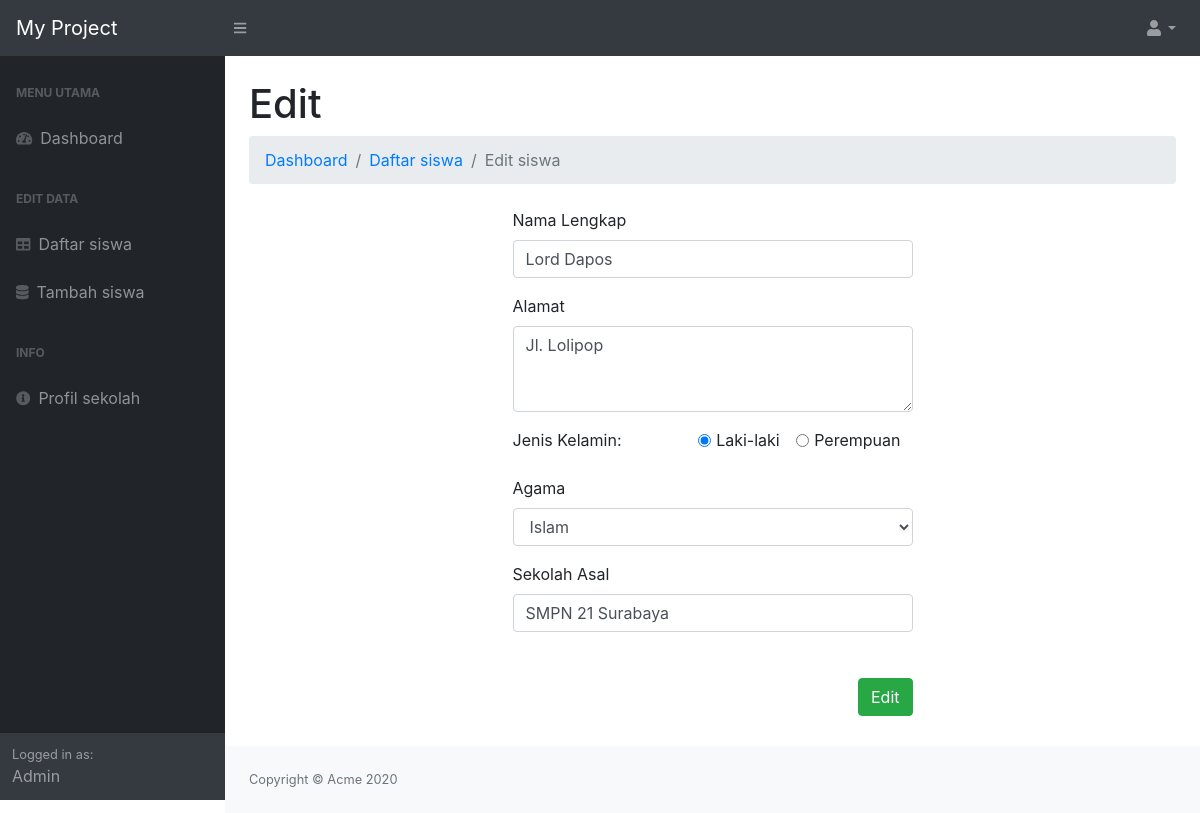
/welcome/dist/form-edit.php?id=1 (signed in), run on the app's committed database.
### tables this page shows
CREATE TABLE `calon_siswa` (
  `id` int(100) UNSIGNED NOT NULL,
  `nama` varchar(64) NOT NULL,
  `alamat` varchar(255) NOT NULL,
  `jenis_kelamin` varchar(10) NOT NULL,
  `agama` varchar(10) NOT NULL,
  `sekolah_asal` varchar(64) NOT NULL
);

### welcome/dist/form-edit.php (the view, shortened to what this page needs)
<?php
require_once "../../config.php";
$id = $_GET['id'];
$query = "SELECT * FROM calon_siswa WHERE id=$id";
$stmt = $mysqli->query($query);
$siswa = $stmt->fetch_assoc();
?>
<!DOCTYPE html>
<html lang="en">
<head>
    <link href="css/styles.css" rel="stylesheet" />
    <link rel="stylesheet" type="text/css" href="css/form.css">
    <link href="https://cdn.datatables.net/1.10.20/css/dataTables.bootstrap4.min.css" rel="stylesheet" />
</head>
<body class="sb-nav-fixed">
    <nav class="sb-topnav navbar navbar-expand navbar-dark bg-dark">
        <a class="navbar-brand" href="index.php">My Project</a>
        <button class="btn btn-link btn-sm order-1 order-lg-0" id="sidebarToggle" href="#"><i class="fas fa-bars"></i></button>
        <ul id="navbar" class="navbar-nav ml-auto ml-md-0">
            <li class="nav-item dropdown">
                <a class="nav-link dropdown-toggle" id="userDropdown" href="#" role="button" data-toggle="dropdown" aria-haspopup="true" aria-expanded="false"><i class="fas fa-user fa-fw"></i></a>
            </li>
        </ul>
    </nav>
    <div id="layoutSidenav">
        <div id="layoutSidenav_nav">
            <nav class="sb-sidenav accordion sb-sidenav-dark" id="sidenavAccordion">
                <div class="sb-sidenav-menu">
                    <div class="nav">
                        <div class="sb-sidenav-menu-heading">Menu utama</div>
                        <a class="nav-link" href="index.php">
                            <div class="sb-nav-link-icon"><i class="fas fa-tachometer-alt"></i></div>
                            Dashboard
                        </a>
                        <div class="sb-sidenav-menu-heading">Edit data</div>
                        <a class="nav-link" href="list-siswa.php">
                            <div class="sb-nav-link-icon"><i class="fas fa-table"></i></div>
                            Daftar siswa
                        </a>
                        <a class="nav-link" href="form-daftar.php">
                            <div class="sb-nav-link-icon"><i class="fa fa-database"></i></div>
                            Tambah siswa
                        </a>
                        <div class="sb-sidenav-menu-heading">Info</div>
                        <a class="nav-link" href="profil.php">
                            <div class="sb-nav-link-icon"><i class="fas fa-info-circle"></i></div>
                            Profil sekolah
                        </a>
                    </div>
                </div>
                <div class="sb-sidenav-footer">
                    <div class="small">Logged in as:</div>
                    <?= ucwords($_SESSION['username']) ?>
                </div>
            </nav>
        </div>
        <div id="layoutSidenav_content">
            <main>
                <div class="container-fluid">
                    <h1 class="mt-4">Edit</h1>
                    <ol class="breadcrumb mb-4">
                        <li class="breadcrumb-item"><a href="index.php">Dashboard</a></li>
                        <li class="breadcrumb-item"><a href="list-siswa.php">Daftar siswa</a></li>
                        <li class="breadcrumb-item active">Edit siswa</li>
                    </ol>
                    <div id="form">
                        <form action="../../proses-edit.php" method="POST">
                            <div class="form-group">
                                <label for="nama">Nama Lengkap</label>
                                <input type="text" name="nama" class="form-control" value="<?php echo $siswa['nama'] ?>" required>
                            </div>
                            <div class="form-group">
                                <label for="alamat">Alamat</label>
                                <textarea class="form-control" rows="3" name="alamat" required><?php echo $siswa['alamat'] ?></textarea>
                            </div>
                            <div class="form-group">
                                <label for="jenis_kelamin">Jenis Kelamin: </label>
                                <div id="row">
                                    <div class="form-check form-check-inline">
                                        <input class="form-check-input" type="radio" name="jenis_kelamin" id="inlineRadio1" value="Laki-laki" checked>
                                        <label class="form-check-label" for="Laki-laki">Laki-laki</label>
                                    </div>
                                    <div class="form-check form-check-inline">
                                        <input class="form-check-input" type="radio" name="jenis_kelamin" id="inlineRadio2" value="Perempuan">
                                        <label class="form-check-label" for="Perempuan">Perempuan</label>
                                    </div>
                                </div>
                            </div>
                            <div class="form-group">
                                <label for="agama">Agama</label>
                                <?php $agama = $siswa['agama']; ?>
                                <select class="form-control" name="agama">
                                    <option <?php echo ($agama == 'Islam') ? "selected" : "" ?>>Islam</option>
                                </select>
                            </div>
                            <div class="form-group">
                                <label for="sekolah_asal">Sekolah Asal</label>
                                <input type="text" name="sekolah_asal" class="form-control" value="<?php echo $siswa['sekolah_asal'] ?>" required>
                            </div>
                            <div class="button">
                                <button id="submitButton" class="btn btn-success" type="submit">Edit</button>
                            </div>
                        </form>
                    </div>
                </div>
            </main>
            <footer class="py-4 bg-light mt-auto">
                <div class="container-fluid">
                    <div class="d-flex align-items-center justify-content-between small">
                        <div class="text-muted">Copyright &copy; Acme 2020</div>
                    </div>
                </div>
            </footer>
        </div>
    </div>
</body>
</html>

### data on the page
calon_siswa: nama "Lord Dapos", alamat "Jl. Lolipop", agama "Islam", sekolah_asal "SMPN 21 Surabaya"

### other printed values
$_SESSION['username'] "Admin"
